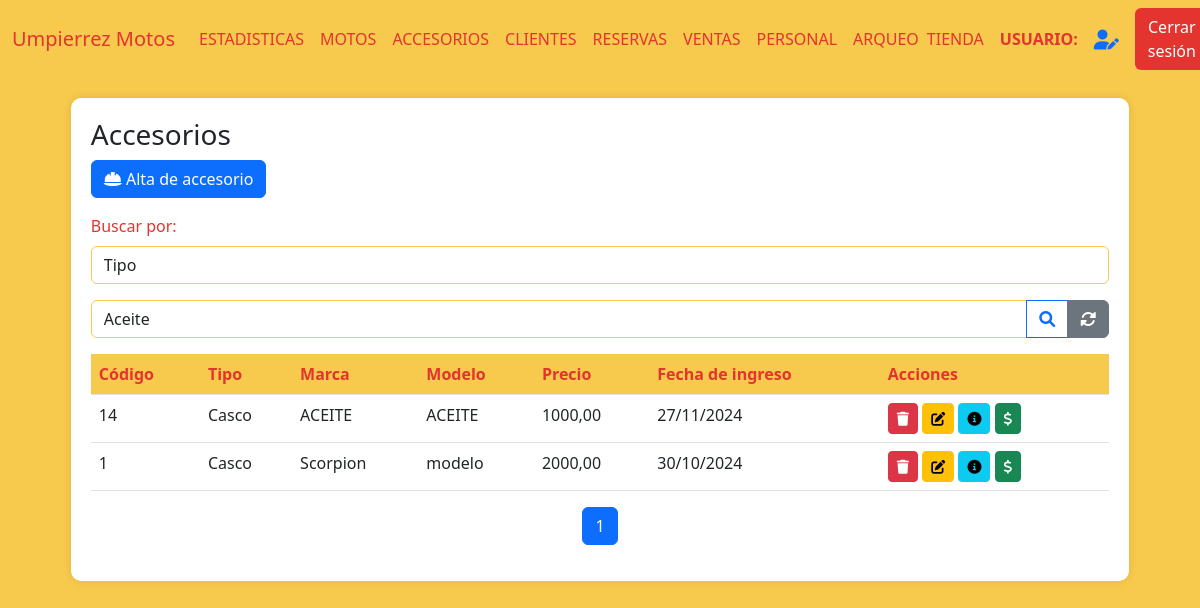
Page /accesorios (signed in) on the earlier database version.
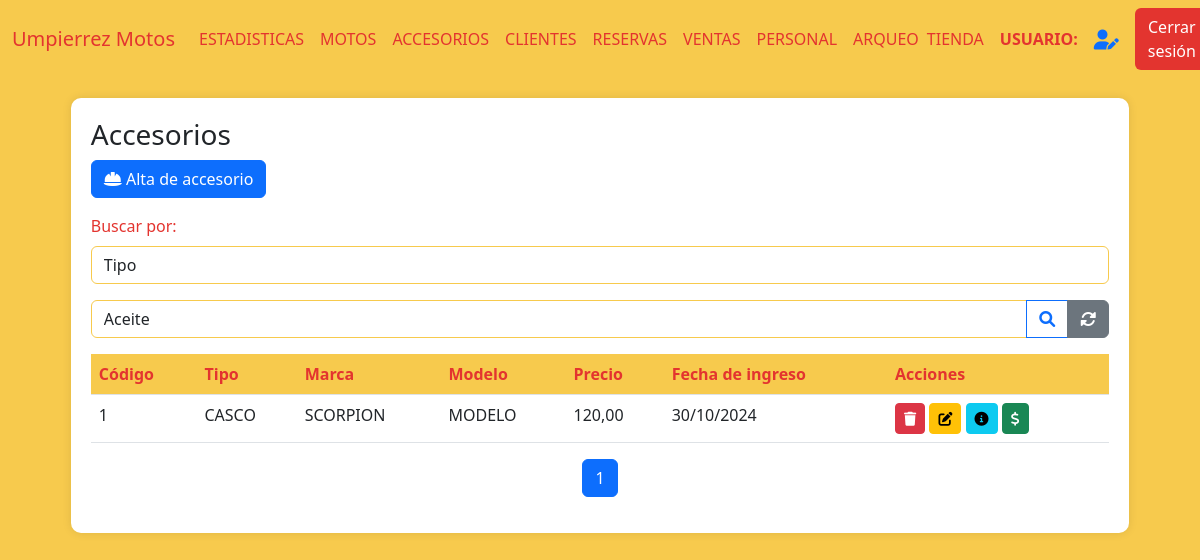
Same page on the later database version.
### AppUM/models.py (models this page shows)
class Accesorio(models.Model):
    tipo = models.CharField(max_length=20)
    marca = models.CharField(max_length=20)
    modelo = models.CharField(max_length=20)
    precio = models.DecimalField(max_digits=10, decimal_places=2)
    foto = models.ImageField(null=True, blank=True, upload_to="accesorios/")
    activo = models.BooleanField()
    fecha_ingreso = models.DateTimeField(auto_now_add=True)
    moneda_precio = models.CharField(max_length=10,default=True,null=True)

### AppUM/decorators.py (the view)
    def _wrapped_view(request, *args, **kwargs):
        user = request.user
        if user.is_authenticated:
            usuario_consulta = Personal.objects.filter(usuario=user.username).first()
            if usuario_consulta:
                if Administrativo.objects.filter(personal_ptr_id=usuario_consulta.id,activo=1).exists():
                    return view_func(request, *args, **kwargs)
                else:
                    raise PermissionDenied
            else:
                return view_func(request, *args, **kwargs)
        else:
            return redirect('Login')  # Redirigir al login si no está autenticado

### AppUM/functions.py (called while the page is built)
def funcion_paginas_varias(req,instancia_model):
    paginator = Paginator(instancia_model, 5)  # 5 motos por página
    page_number = req.GET.get('page')  # Obtiene el número de página desde la URL
    page_obj = paginator.get_page(page_number)
    return page_obj

### AppUM/views.py (called while the page is built)
@admin_required
def vista_inventario_accesorios(req):
    accesorios = Accesorio.objects.filter(activo=1).order_by('-fecha_ingreso')
    logo_um = Logos.objects.get(id=1)
    page_obj = funcion_paginas_varias(req,accesorios)  # Obtiene la página solicitada
    return render(req,"perfil_administrativo/accesorios/accesorios.html",{'page_obj': page_obj,"accesorios":accesorios,"logo_um":logo_um.logo_UM.url if logo_um.logo_UM else None})

### AppUM/templates/perfil_administrativo/accesorios/accesorios.html (shortened to what this page needs)
{% extends "perfil_administrativo/padre_perfil_administrativo.html" %}
{% load static %}
{% block contenidoQueCambia %}
<div class="table-container" id="inventarios">
    <h3>Accesorios</h3>
    <a href="{% url 'AccesorioAlta' %}" class="btn btn-primary mb-3">
        <i class="fas fa-helmet-safety"></i> Alta de accesorio
    </a>
    <div class="mb-3">
        <label for="estado" class="form-label">Buscar por:</label>
        <select class="form-control" name="estado_accesorio" id="tipo_busqueda" onchange="tipo_busqueda()">
            <option value="tipo">Tipo</option>
        </select>
    </div>
    <form action="{% url 'BusquedaTipoAccesorio' %}" enctype="multipart/form-data" method="get" id="busqueda_tipo">{% csrf_token %}
        <div class="input-group mb-3">
            <select class="form-control" name="tipo_accesorio" id="tipo_accesorio">
                    <option value="Aceite">Aceite</option>
            </select>
            <button class="btn btn-outline-primary" type="submit">
                <i class="fas fa-search"></i>
            </button>
            <a href="{% url 'Accesorios' %}" class="btn btn-secondary">
                <i class="fas fa-sync-alt"></i>
            </a>
        </div>
    </form>
    <table class="table">
        <thead>
            <tr>
                <th>Código</th>
                <th>Tipo</th>
                <th>Marca</th>
                <th>Modelo</th>
                <th>Precio</th>
                <th>Fecha de ingreso</th>
                <th>Acciones</th>
            </tr>
        </thead>
        <tbody>
            {% if page_obj %}
                {% for accesorios in page_obj %}
            <tr>
                <td>{{ accesorios.id }}</td>
                <td>{{ accesorios.tipo }}</td>
                <td>{{ accesorios.marca }}</td>
                <td>{{ accesorios.modelo}}</td>
                <td>{{ accesorios.precio}}</td>
                <td>{{ accesorios.fecha_ingreso|date:"d/m/Y"}}</td>
                <td>
                    <a href="{% url 'AccesorioBaja' accesorios.id %}"><button class="btn btn-sm btn-danger"><i class="fas fa-trash"></i></button></a>
                    <a href="{% url 'AccesorioModificacion' accesorios.id %}"><button class="btn btn-sm btn-warning"><i class="fas fa-edit"></i></button></a>
                    <a href="{% url 'AccesorioDetalle' accesorios.id %}"><button class="btn btn-sm btn-info"><i class="fas fa-info-circle"></i></button></a>
                    <a href="{% url 'ClienteAccesorioVenta' accesorios.id %}"><button class="btn btn-sm btn-success"><i class="fas fa-dollar-sign"></i></button></a>
                </td>
            </tr>
            {% endfor %}
            {% else %}
                <tr>
                    <td colspan="9" class="text-center text-muted">
                        No hay registros de accesorios disponibles.
                    </td>
                </tr>
            {% endif %}
        </tbody>
    </table>
    <nav aria-label="Page navigation">
        <ul class="pagination justify-content-center">
            {% for num in page_obj.paginator.page_range %}
            <li class="page-item {% if page_obj.number == num %}active{% endif %}">
                <a class="page-link" href="?page={{ num }}">{{ num }}</a>
            </li>
            {% endfor %}
        </ul>
    </nav>
</div>
{% endblock %}

Differences in the rows shown:
no longer on this page (row edited): Accesorio: id "14", tipo "Casco", marca "ACEITE", modelo "ACEITE", precio "1000,00", fecha_ingreso "27/11/2024"
changed Accesorio id 1: tipo "Casco" → "CASCO"; marca "Scorpion" → "SCORPION"; modelo "modelo" → "MODELO"; precio "2000,00" → "120,00"
